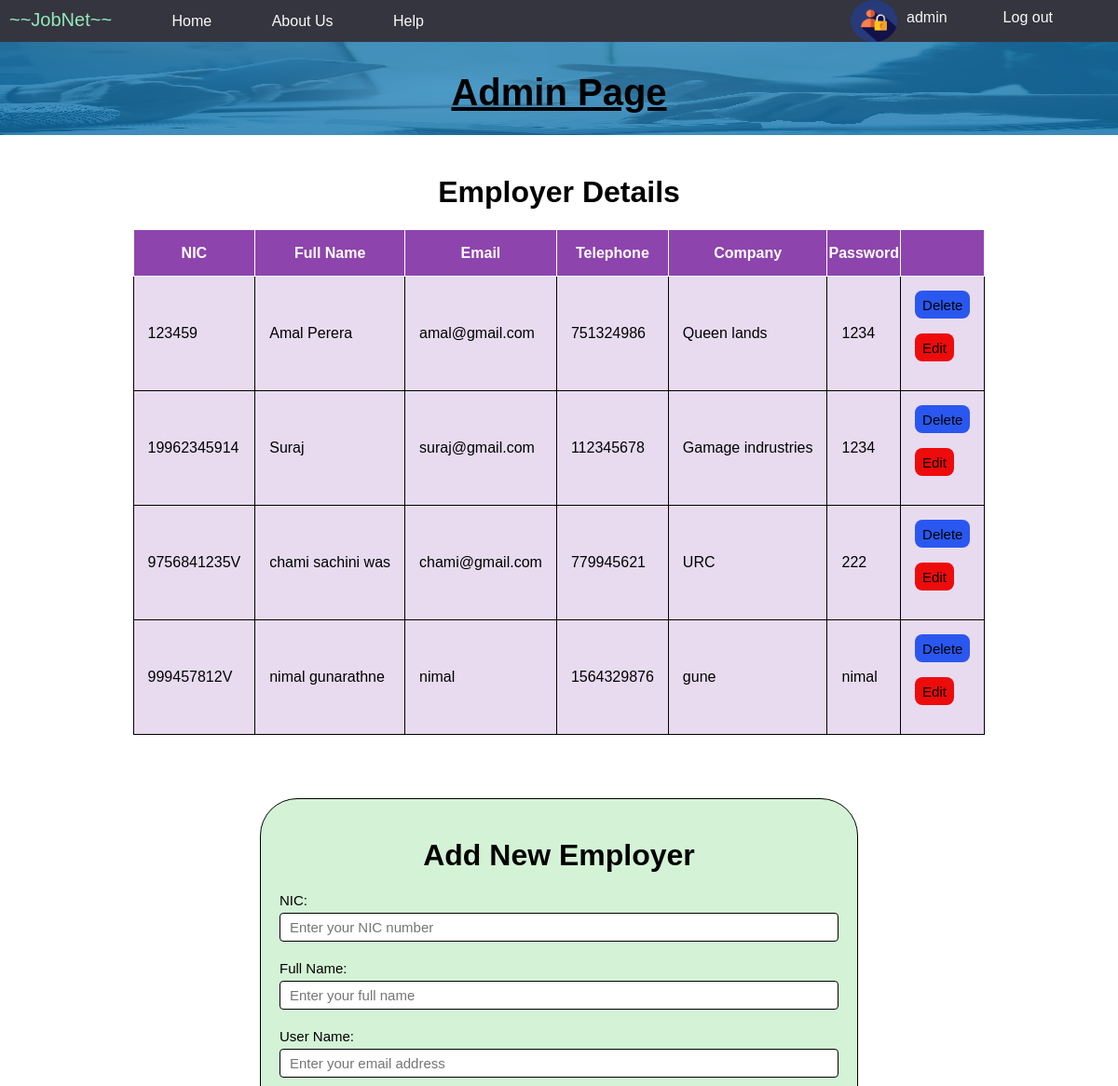
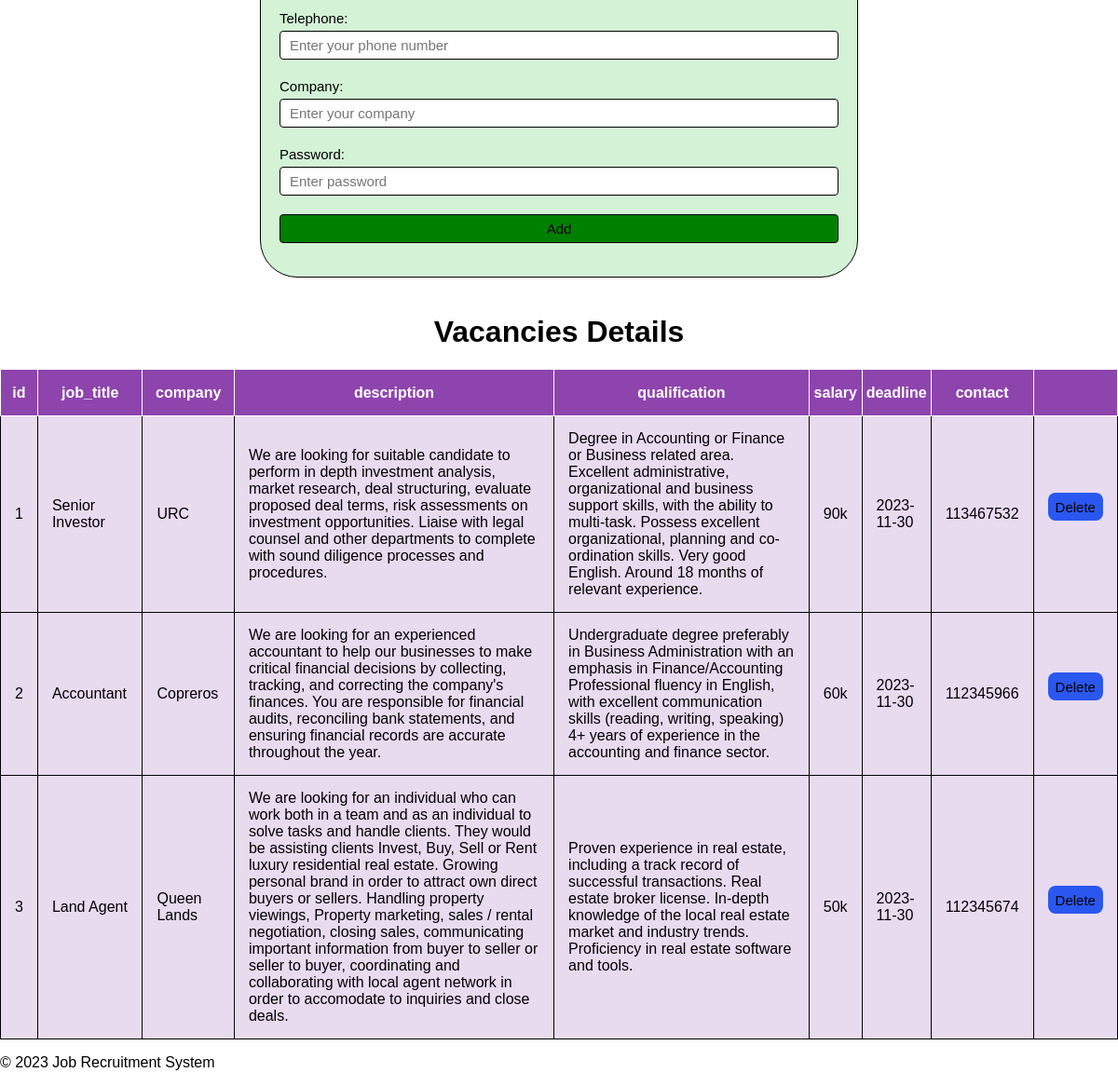
Page /admin_employer.php (signed in) on the committed database (2 pictures, top to bottom).
### tables this page shows
CREATE TABLE `employers` (
  `NIC` varchar(100) NOT NULL,
  `fullname` varchar(100) NOT NULL,
  `email` varchar(100) NOT NULL,
  `tel` int(11) NOT NULL,
  `company` varchar(100) NOT NULL,
  `password` varchar(100) NOT NULL
);

CREATE TABLE `vacancies` (
  `id` int(11) NOT NULL,
  `job_title` varchar(100) NOT NULL,
  `company` varchar(100) NOT NULL,
  `description` varchar(1000) NOT NULL,
  `qualification` varchar(1000) NOT NULL,
  `salary` varchar(100) NOT NULL,
  `deadline` date NOT NULL,
  `contact` int(11) NOT NULL
);

### admin_employer.php (the view, shortened to what this page needs)
<html>
    <head>
        <link rel="stylesheet" type="text/css" href="css/style.css">
        <link rel="stylesheet" type="text/css" href="css/style-2.css">
    </head>
    <body>
        <nav>
            <ul>
                <li class="jobnet">~~JobNet~~</li>
                <li><a href="home.php">Home</a></li>
                <li><a href="About Us.php">About Us</a></li>
                <li><a href="Help.php">Help</a></li>
                <?php
                    include "php/config.php";
                    if (isset($_SESSION['username'])) {
                        $userName = $_SESSION['username'];
                        echo '<li style="float:right">'.'<a href="logout.php">'.'Log out'.'</a>'.'</li>';
                        echo '<li style="float:right">'.$userName.'</li>';
                    }else{
                        echo '<li style="float:right">'.'<a href="index.php">'. 'Login'.'</a>'.'</li>';
                    }
                ?>
                <li style="float:right"><img src="295128.png" alt="" class="login"></li>
            </ul>
        </nav>
        <div>
            <h1 class="headers">Admin Page</h1>
            <img src="hero03.jpg" alt="" class="header_img">
        </div>
        <br>
        <h1 style="text-align:center">Employer Details</h1>
        <table>
            <thead>
                <tr>
                    <th>NIC</th>
                    <th>Full Name</th>
                    <th>Email</th>
                    <th>Telephone</th>
                    <th>Company</th>
                    <th>Password</th>
                    <th></th>
                </tr>
            </thead>
            <tbody>
                <?php
                    $sql = "SELECT * FROM employers";
                    $result = mysqli_query($connection, $sql);
                    if ($result) {
                        while ($row = mysqli_fetch_assoc($result)) {
                            echo "<tr>";
                            echo "<td>" . $row['NIC'] . "</td><td>" . $row['fullname'] . "</td><td>". $row['email'] . "</td><td>" . $row['tel'] . "</td><td>" . $row['company'] . "</td><td>" . $row['password'] . "</td>";
                            echo "<td class='operations'>";
                            echo "<form method='post'>
                                <button type='submit' name='delete' class='del' value='" . $row['NIC'] . "'>Delete</button>
                                </form>";
                            echo "<form method='post'>
                                <button type='submit' name='edit' class='edit' value='" . $row['NIC'] . "'>Edit</button>
                                </form>";
                            echo "</td>";
                            echo "</tr>";
                        }
                    }
                ?>
            </tbody>
        </table>
        <br>
        <div class="box">
            <div class="apply-box">
                <h1 style="text-align:center">Add New Employer</h1>
                <form method='post'>
                    <div class="form-container">
                        <div class="form-control">
                            <label for='addNIC'>NIC:</label>
                            <input type='text' id='addNIC' name='addNIC' placeholder="Enter your NIC number" required>
                        </div>
                        <div class="form-control">
                            <label for='addfullname'>Full Name:</label>
                            <input type='text' id='addfullname' name='addfullname' placeholder="Enter your full name" required>
                        </div>
                        <div class="form-control">
                        <label for='addemail'>User Name:</label>
                        <input type='text' id='addemail' name='addemail' placeholder="Enter your email address" required>
                        </div>
                        <div class="form-control">
                            <label for='addtel'>Telephone:</label>
                            <input type='tel' id='addtel' name='addtel' placeholder="Enter your phone number" required>
                        </div>
                        <div class="form-control">
                            <label for='addcompany'>Company:</label>
                            <input type='text' id='addcompany' name='addcompany' placeholder="Enter your company" required>
                        </div>
                        <div class="form-control">
                            <label for='addpassword'>Password:</label>
                            <input type='password' id='addpassword' name='addpassword' placeholder="Enter password" required>
                        </div>
                        <input type='submit' name='add' value='Add' style="background-color:green">
                    </div>
                </form>
            </div>
        </div>
            <br>
        <h1 style="text-align:center">Vacancies Details</h1>
        <table>
            <thead>
                <tr>
                    <th>id</th>
                    <th>job_title</th>
                    <th>company</th>
                    <th>description</th>
                    <th>qualification</th>
                    <th>salary</th>
                    <th>deadline</th>
                    <th>contact</th>
                    <th></th>
                </tr>
            </thead>
            <tbody>
                <?php
                    $sql = "SELECT * FROM vacancies";
                    $result = mysqli_query($connection, $sql);
                    if ($result) {
                        while ($row = mysqli_fetch_assoc($result)) {
                            echo "<tr>";
                            echo "<td>" . $row['id'] . "</td><td>" . $row['job_title'] . "</td><td>". $row['company'] . "</td><td>" . $row['description'] . "</td><td>" . $row['qualification'] . "</td><td>" . $row['salary'] ."</td><td>" . $row['deadline'] ."</td><td>" . $row['contact'] . "</td>";
                            echo "<td class='operations'>";
                            echo "<form method='post'>
                                <button type='submit' name='delete' class='del' value='" . $row['id'] . "'>Delete</button>
                                </form>";
                            echo "</td>";
                            echo "</tr>";
                        }
                    }
                ?>
            </tbody>
        </table>
        <footer>
            <p>&copy; 2023 Job Recruitment System</p>
        </footer>
    </body>
</html>

### css/style.css (style rules this page uses)
body { font-family: Arial, Helvetica; margin: 0; padding: 0; }
nav { background-color: rgb(53, 53, 63); color: #f7f6f6; text-align: left; height: 50px; }
nav ul { list-style: none; padding: 10px; }
nav li { display: inline; margin-right: 60px; }
nav li a { text-decoration: none; color: #fbf9f9; }
.jobnet { font-size: 20px; font-weight: 3px bold; font-family: 'Arial Narrow Bold', sans-serif; color: rgb(148, 234, 188); }
td { padding: 15px; }

### css/style-2.css (style rules this page uses)
.box { max-width: 900px; margin: 0px auto; }
.apply-box { max-width: 600px; padding: 20px; margin: 0px auto; margin-top: 50px; border: 1px solid; border-radius: 40px; background-color: rgba(155, 227, 159, 0.429); }
.form-container { margin-top: 20px; display: grid; gap: 20px; display: flex; flex-direction: column; }
.form-control { display: flex; flex-direction: column; }
label { font-size: 15px; margin-bottom: 5px; }
input, textarea { padding: 6px 10px; border: 1px solid; border-radius: 4px; font-size: 15px; }

### admin_employer.php (style rules this page uses)
.login { width: 50px; height: 45px; position: absolute; top: 0px; }
.header_img { width: 100%; height: 100px; position: absolute; top: 45px; }
.headers { font-size: 40px; text-align: center; position: relative; z-index: 100; text-decoration: underline; }
table, th, td { border: 1px solid; border-collapse: collapse; margin: 0 auto; background-color: rgb(142, 68, 173, 0.1); }
table th { background-color: #8E44AD; color: #fff; height: 50px; }
.edit { background-color: rgb(238, 11, 11); border: transparent solid 2px; border-radius: 8px; font-size: 15px; height: 30px; }
.del { background-color: rgb(42, 87, 239); border: transparent solid 2px; border-radius: 8px; font-size: 15px; height: 30px; }

### rows in the picture
employers: NIC "123459", fullname "Amal Perera", email "amal@gmail.com", tel "751324986", company "Queen lands", password "1234"
employers: NIC "19962345914", fullname "Suraj", email "suraj@gmail.com", tel "112345678", company "Gamage indrustries", password "1234"
employers: NIC "9756841235V", fullname "chami sachini was", email "chami@gmail.com", tel "779945621", company "URC", password "222"
employers: NIC "999457812V", fullname "nimal gunarathne", email "nimal", tel "1564329876", company "gune", password "nimal"
vacancies: id "1", job_title "Senior Investor", company "URC", description "We are looking for suitable candidate to perform in depth investment analysis, market research, deal structuring, evaluate proposed deal terms, risk assessments on investment opportunities. Liaise with legal counsel and other departments to complete with sound diligence processes and procedures.", qualification "Degree in Accounting or Finance or Business related area. Excellent administrative, organizational and business support skills, with the ability to multi-task. Possess excellent organizational, planning and co-ordination skills. Very good English. Around 18 months of relevant experience.", salary "90k", deadline "2023-11-30", contact "113467532"
vacancies: id "2", job_title "Accountant", company "Copreros", description "We are looking for an experienced accountant to help our businesses to make critical financial decisions by collecting, tracking, and correcting the company's finances. You are responsible for financial audits, reconciling bank statements, and ensuring financial records are accurate throughout the year.", qualification "Undergraduate degree preferably in Business Administration with an emphasis in Finance/Accounting Professional fluency in English, with excellent communication skills (reading, writing, speaking) 4+ years of experience in the accounting and finance sector.", salary "60k", deadline "2023-11-30", contact "112345966"
vacancies: id "3", job_title "Land Agent", company "Queen Lands", description "We are looking for an individual who can work both in a team and as an individual to solve tasks and handle clients. They would be assisting clients Invest, Buy, Sell or Rent luxury residential real estate. Growing personal brand in order to attract own direct buyers or sellers. Handling property viewings, Property marketing, sales / rental negotiation, closing sales, communicating important information from buyer to seller or seller to buyer, coordinating and collaborating with local agent network in order to accomodate to inquiries and close deals.", qualification "Proven experience in real estate, including a track record of successful transactions. Real estate broker license. In-depth knowledge of the local real estate market and industry trends. Proficiency in real estate software and tools.", salary "50k", deadline "2023-11-30", contact "112345674"

### other values in the picture
$userName "admin"
